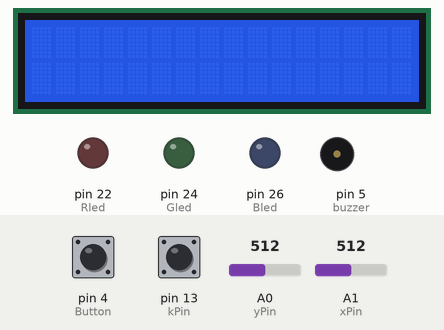
This sketch was run on a simulated Arduino Mega 2560, built with avr-gcc and run on an emulated ATmega2560. On the bench: 16×2 character LCD, output pins drawn as LEDs (lit = HIGH), buzzer (waves = sounding, pin HIGH). The inputs (shaded band) are chosen by the test bench; at power-on: pin 4 (Button) LOW, A0 (yPin) = 512, pin 13 (kPin) HIGH, A1 (xPin) = 512.

Above: at 1.2 s.
1.3 s: pin 4 (Button) pulled HIGH for 0.15 s
At 2.5 s:
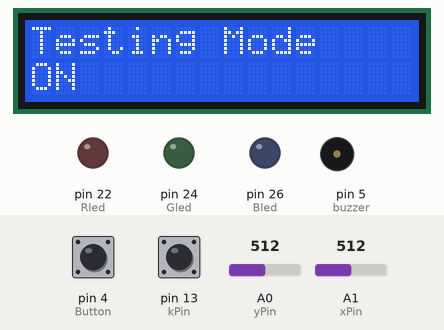
2.9 s: A0 (yPin) set to 910
At 3.58 s:
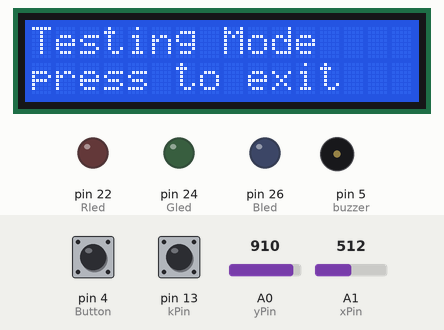
5.2 s: A0 (yPin) set to 90
At 5.64 s:
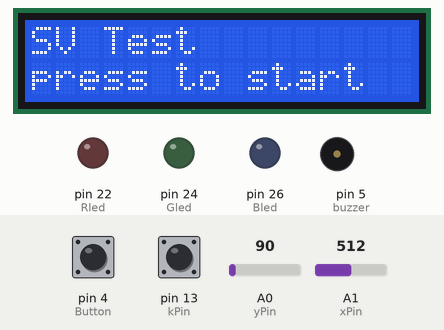
7.1 s: pin 4 (Button) pulled HIGH for 1 s
At 8.1 s:
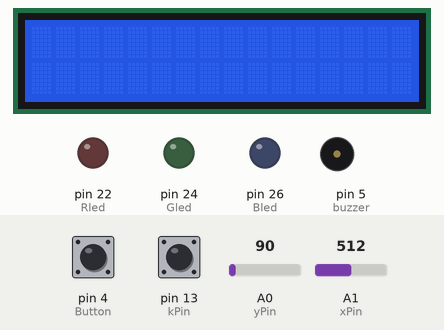
9.6 s: pin 4 (Button) pulled HIGH for 3.2 s
At 11.0 s:
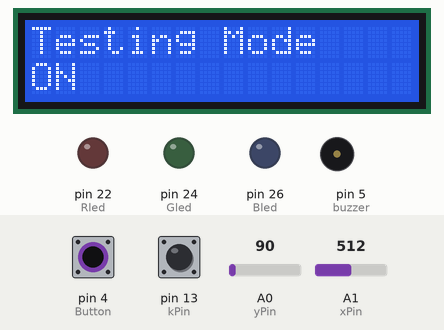
Timing chart, 0 to 12.6 s (numbered marks = the images above; inputs shaded):
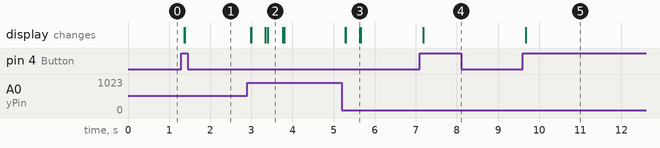

Measured:
- after the input at 1.3 s, the display: first changes after 0.07 s (image 1 shows a later state)
- after the input at 2.9 s, the display: first changes after 0.08 s (image 2 shows a later state)
- after the input at 5.2 s, the display: first changes after 0.08 s (image 3 shows a later state)
- after the input at 7.1 s, the display: changes after 0.08 s (image 4)
- after the input at 9.6 s, the display: changes after 0.07 s (image 5)

The sketch:

Task_2.ino
```cpp
#include <Wire.h>
#include <LiquidCrystal.h>

LiquidCrystal LCD(7, 8, 9, 10, 11, 12);                    // the LCD is connected to digital pins 7 through to 12


#define buzzer 5                                           // the buzzer is connected to digital pin 5

#define Rled 22                                            // red portion of RGB led connected to digital pin 22
#define Gled 24                                            // green portion of RGB led connected to digital pin 24
#define Bled 26                                            // blue portion of RGB led connected to digital pin 26


//---------------Joystick Setup---------------//

#define xPin A1                                            // X axis component on the joystick is connected to analog pin 1
#define yPin A0                                            // Y axis component on the joystick is connected to analog pin 0
#define kPin 13                                            // Button on the joystick is connected to digital pin 13

int Yaxis;
int Xaxis;

int joyRead;
int joyPos;
int lastJoyPos;
long lastDebounceTime = 0;
long debounceDelay = 70;

bool refresh;
bool PQCP;

//---------------LCD Button Setup---------------//

#define Button 4
int lastButtonState = LOW;
int ButtonState;
int LCDmode = 0;
int oldLCDmode = 0;

//---------------Error Button Setup---------------//

#define Error 3
int lastErrorState = LOW;
int ErrorState;

int lastexitKState = LOW;
int exitKState;

//--------------Debouncing Routine--------------//

int lastkState = 0;
int kState = HIGH;

int kMode = 0;
int oldkMode = 0;

int Mode = 0;
int oldMode = 0;

void setup() {

  //Setting the joystick pins to Inputs//
  pinMode(xPin, INPUT);
  pinMode(yPin, INPUT);
  pinMode(kPin, INPUT_PULLUP);

  //Setting the 3 different components of the RGB LED as Outputs//
  pinMode(Rled, OUTPUT);
  pinMode(Gled, OUTPUT);
  pinMode(Bled, OUTPUT);

  //Buzzer is set as an Output//
  pinMode(buzzer, OUTPUT);

  //Letting the arduino know that there is 16 columns and 2 rows//
  LCD.begin(16, 2);

  //Initiating the serial monitor to help with debugging when necessary//
  Serial.begin(9600);

}

void loop() {

  Buttons();
  ONOFF();


}

void ONOFF() {

  switch (LCDmode) {
    case 1:
      LCD.display();
      controlJoystick();
      Menu();
      oldLCDmode = LCDmode;
      break;

    default:
      LCD.noDisplay();
      oldLCDmode = 0;
      break;
  }
}


void Menu() {

  switch (Yaxis) {

    case 1:
      IMUTest();
      break;

    case 2:
      SVTest();
      break;

    case 3:
      MotorTest();
      break;

    case 4:
      WIFITest();
      break;

    case 5:
      Exit();
      break;

    default:
      TestingON();
      break;
  }
}


void LEDBlinking() {
  digitalWrite(Bled, HIGH);
  delay(100);
  digitalWrite(Bled, LOW);
  delay(100);
  Serial.println("Testing...");

}


void Buttons() {

  int ButtonReading = digitalRead(Button);

  if (ButtonReading != lastButtonState) {
    lastDebounceTime = millis();
  }

  if ((millis() - lastDebounceTime) > debounceDelay) {
    if (ButtonReading != ButtonState) {
      ButtonState = ButtonReading;
      if (ButtonState == HIGH) {
        LCDmode = oldLCDmode + 1;
      }
    }
  }

  lastButtonState = ButtonReading;


}

void ErrorCheck() {
  int ErrorReading = digitalRead(Error);


  if (ErrorReading == HIGH) {
    tone(buzzer, 3000);
    digitalWrite(Rled, HIGH);
    delay(1000);
    digitalWrite(Rled, LOW);
    noTone(buzzer);
    Serial.println("ERROR");
  }
  else if (ErrorReading == LOW) {
    digitalWrite(Gled, HIGH);
    delay(1000);
    digitalWrite(Gled, LOW);
    Serial.println("SUCCESS");
  }
}


void IMUTest() {

  int k = digitalRead(kPin);
  if (k != lastkState) {
    lastDebounceTime = millis();
  }
  if ((millis() - lastDebounceTime) > debounceDelay) {
    if (k != kState) {
      kState = k;
      if (kState == LOW) {
        kMode = oldkMode + 1;
      }
    }
  }

  lastkState = k;
  switch (kMode) {

    case 1:
      if (refresh) {
        LCD.clear();
        refresh = 0;
      }
      LCD.clear();
      LCD.setCursor(0, 0);
      LCD.print("IMU Test");
      delay(10);
      LCD.setCursor(0, 1);
      LCD.print("Testing");
      int counter;
      for (int x = 0; x <= 25; x++) {
        LEDBlinking();
      }
      ErrorCheck();

      kMode = 0;

    default:
      if (refresh) {
        LCD.clear();
        refresh = 0;
      }

      LCD.setCursor(0, 0);
      LCD.print("IMU Test");
      delay(10);
      LCD.setCursor(0, 1);
      LCD.print("press to start");
      oldkMode = 0;

      break;
  }
}

void SVTest() {

  int k = digitalRead(kPin);
  if (k != lastkState) {
    lastDebounceTime = millis();
  }
  if ((millis() - lastDebounceTime) > debounceDelay) {
    if (k != kState) {
      kState = k;
      if (kState == LOW) {
        kMode = oldkMode + 1;
      }
    }
  }

  lastkState = k;
  switch (kMode) {

    case 1:
      if (refresh) {
        LCD.clear();
        refresh = 0;
      }
      LCD.clear();
      LCD.setCursor(0, 0);
      LCD.print("SV Test");
      delay(10);
      LCD.setCursor(0, 1);
      LCD.print("Testing");
      int counter;
      for (int x = 0; x <= 25; x++) {
        LEDBlinking();
      }
      ErrorCheck();

      kMode = 0;

    default:
      if (refresh) {
        LCD.clear();
        refresh = 0;
      }

      LCD.setCursor(0, 0);
      LCD.print("SV Test");
      delay(10);
      LCD.setCursor(0, 1);
      LCD.print("press to start");
      oldkMode = 0;

      break;
  }
}


void MotorTest() {

  int k = digitalRead(kPin);
  if (k != lastkState) {
    lastDebounceTime = millis();
  }
  if ((millis() - lastDebounceTime) > debounceDelay) {
    if (k != kState) {
      kState = k;
      if (kState == LOW) {
        kMode = oldkMode + 1;
      }
    }
  }

  lastkState = k;
  switch (kMode) {

    case 1:
      if (refresh) {
        LCD.clear();
        refresh = 0;
      }
      LCD.clear();
      LCD.setCursor(0, 0);
      LCD.print("Motor Test");
      delay(10);
      LCD.setCursor(0, 1);
      LCD.print("Testing");
      int counter;
      for (int x = 0; x <= 25; x++) {
        LEDBlinking();
      }
      ErrorCheck();

      kMode = 0;

    default:
      if (refresh) {
        LCD.clear();
        refresh = 0;
      }

      LCD.setCursor(0, 0);
      LCD.print("Motor Test");
      delay(10);
      LCD.setCursor(0, 1);
      LCD.print("press to start");
      oldkMode = 0;

      break;
  }
}


void WIFITest() {


  int k = digitalRead(kPin);
  if (k != lastkState) {
    lastDebounceTime = millis();
  }
  if ((millis() - lastDebounceTime) > debounceDelay) {
    if (k != kState) {
      kState = k;
      if (kState == LOW) {
        kMode = oldkMode + 1;
      }
    }
  }

  lastkState = k;
  switch (kMode) {

    case 1:
      if (refresh) {
        LCD.clear();
        refresh = 0;
      }
      LCD.clear();
      LCD.setCursor(0, 0);
      LCD.print("WIFI Test");
      delay(10);
      LCD.setCursor(0, 1);
      LCD.print("Testing");
      int counter;
      for (int x = 0; x <= 25; x++) {
        LEDBlinking();
      }
      ErrorCheck();

      kMode = 0;

    default:
      if (refresh) {
        LCD.clear();
        refresh = 0;
      }

      LCD.setCursor(0, 0);
      LCD.print("WIFI Test");
      delay(10);
      LCD.setCursor(0, 1);
      LCD.print("press to start");
      oldkMode = 0;

      break;
  }
}


void Exit() {

  if (refresh) {
    LCD.clear();
    refresh = 0;
  }
  LCD.setCursor(0, 0);
  LCD.print("Testing Mode");
  delay(10);
  LCD.setCursor(0, 1);
  LCD.print("press to exit");


  int exitK = digitalRead(kPin);
  if (exitK != lastexitKState) {
    lastDebounceTime = millis();
  }
  if ((millis() - lastDebounceTime) > debounceDelay) {
    if (exitK != exitKState) {
      exitKState = exitK;
      if (exitKState == LOW) {
        LCD.clear();
        Yaxis = 0;
        LCDmode = 0;
      }
    }
  }
  lastexitKState  = exitK;

}

void TestingON() {

  if (refresh) {
    LCD.clear();
    refresh = 0;
  }
  LCD.setCursor(0, 0);
  LCD.print("Testing Mode");
  delay(10);
  LCD.setCursor(0, 1);
  LCD.print("ON");

}


void controlJoystick() {
  leeJoystick();
  if (PQCP) {
    PQCP = 0;
    LCD.noBlink();
    if (Yaxis < 8 && joyPos == 3) {
      Yaxis++;   //Down
      refresh = 1;
      Xaxis = 0;
    }
    if (Yaxis > 0 && joyPos == 4) {
      Yaxis--;   //Up
      Xaxis = 0;
      refresh = 1;
    }
    if (Xaxis < 3 && joyPos == 1) {
      Xaxis++;   //Right
      refresh = 1;
    }
    if (Xaxis > 0 && joyPos == 2) {
      Xaxis--;   //Left
      refresh = 1;
    }

  }
}

int leeJoystick() {
  int x = analogRead(xPin);
  int y = analogRead(yPin);


  if (x > 900) {
    joyRead = 1;      //x+
  } else if (x < 100) {
    joyRead = 2;      //x-
  } else if (y > 900) {
    joyRead = 3;      //y+
  } else if (y < 100) {
    joyRead = 4;      //y-
  } else  {
    joyRead = 0;
  }

  //----------------Deboucing for the Joystick----------------//

  if (joyRead != lastJoyPos) {
    lastDebounceTime = millis();
  }
  if (((millis() - lastDebounceTime) > debounceDelay) && (joyRead != joyPos)) {
    joyPos = joyRead;
    if (!PQCP) {
      PQCP = 1;
    }
  }
  if (((millis() - lastDebounceTime) > (5 * debounceDelay)) && (joyPos == 3 || joyPos == 4)) {
    joyPos = joyRead;                   //repeat time only for UP/DOWN
    if (!PQCP) {
      PQCP = 1;
    }
  }
  lastJoyPos = joyRead;


}
```
